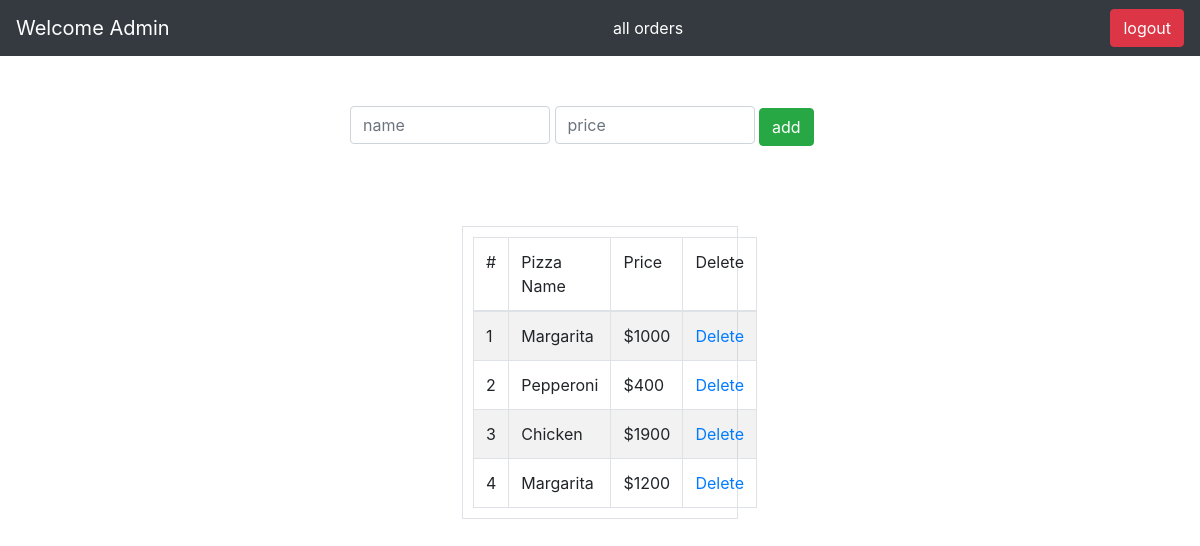
Page /adminhomepage/ on the earlier database version.
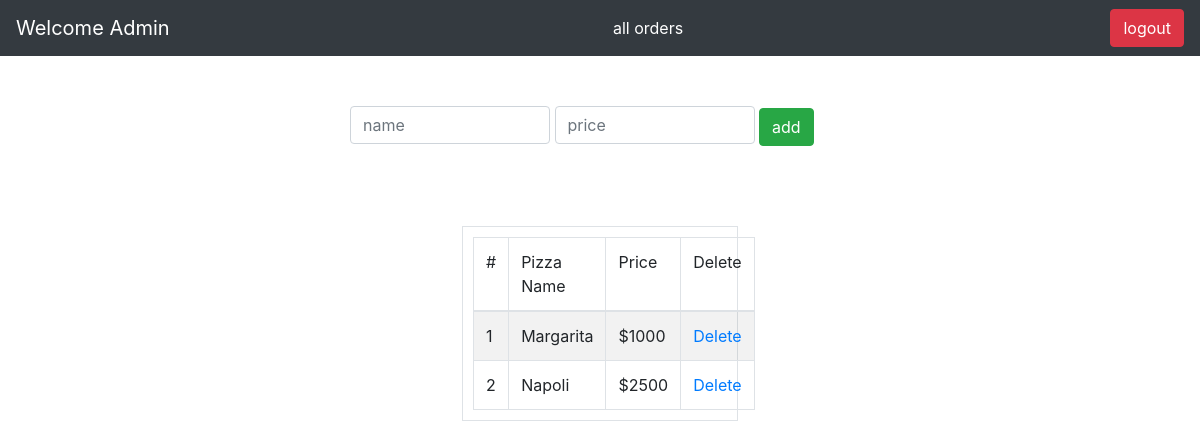
Same page on the later database version.
### pizzaapp/models.py (models this page shows, shortened)
class PizzaModel(models.Model):
	name = models.CharField(max_length = 20)
	price = models.CharField(max_length = 20)

### pizzaapp/views.py (the view)
# urls.py: path('adminhomepage/', views.adminhomepageview, name='adminhomepage'),
def adminhomepageview(request):
	context={'pizzas':PizzaModel.objects.all()}
	return render (request, 'adminhomepage.html', context)

### pizzaapp/templates/adminhomepage.html (shortened to what this page needs)
{% extends 'base.html' %}
{% 	block content %}
<nav class="navbar navbar-dark bg-dark">
  <a class="navbar-brand">Welcome Admin</a>
  <a class="nav-item" style="text-decoration:none; color:white " href="/adminorders/"> all orders </a>
  <a class="btn btn-danger" href="{% url 'adminlogout' %}"> logout </a>
</nav>
<form method="POST" action="/addpizza/">
	<div class="container" style="width:530px; display:block; margin:auto; margin-top: 50px">
		<input type="text" placeholder="name" name="pizza" class="form-control" style="width:200px; display:inline; margin:auto">
		<input type="text" placeholder="price" name="price" class="form-control" style="width:200px; display:inline; margin:auto">
		<input type="submit" name="" value="add" class="btn btn-success" style="display:inline">
	</div>
</form>
<div class="container" style="width:60%; display:block; margin:auto; margin-top: 80px; border:">
	<table style="width:40%; display:block; margin:auto; padding: 10px" class="table table-striped table-bordered table-hover" >
		<thead>
			<tr>
				<td scope="col"> # </td>
				<td scope="col"> Pizza Name </td>
				<td scope="col"> Price </td>
				<td scope="col"> Delete </td>
			</tr>
		</thead>
		<tbody>
		{% if pizzas %}
		{% for pizza in pizzas %}
			<tr>
				<td scope="row"> {{ forloop.counter }} </td>
				<td scope="row"> {{pizza.name}} </td>
				<td> ${{pizza.price}}  </td>
				<td> <center><a href="{% url 'deletepizza' pizza.id %}"> Delete </a> </center> </td>
			</tr>
		{% endfor %}
		{% endif %}
		</tbody>
	</table>
</div>
{% endblock %}

Differences in the rows shown:
removed PizzaModel: name "Pepperoni", price "400"
removed PizzaModel: name "Chicken", price "1900"
removed PizzaModel: name "Margarita", price "1200"
added PizzaModel: name "Napoli", price "2500"
